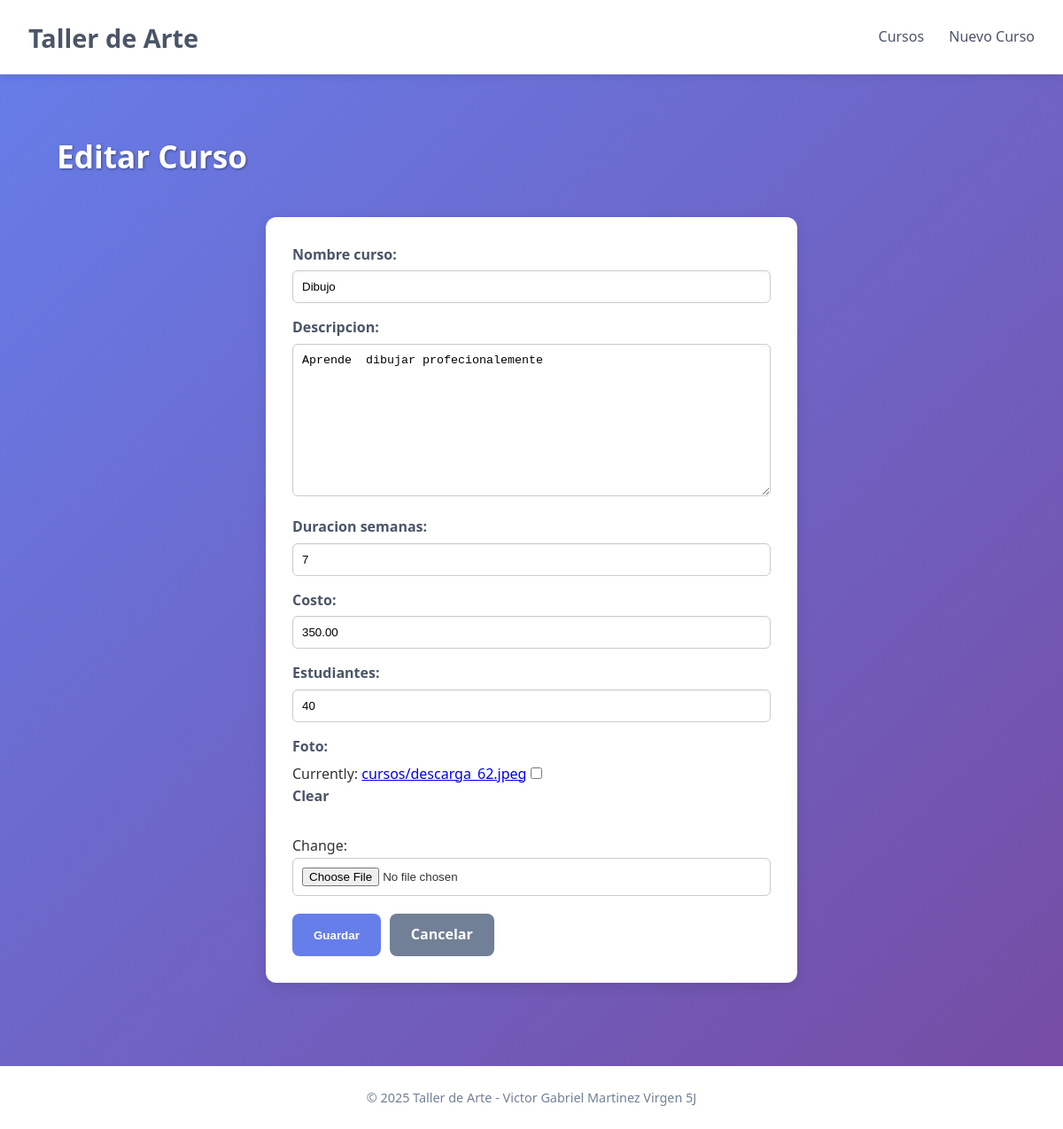
/editar/3/, run on the app's committed database.
### app_curso/models.py (models this page shows, shortened)
class Curso(models.Model):
    nombre_curso = models.CharField(max_length=150, unique=True)
    descripcion = models.TextField()
    duracion_semanas = models.IntegerField()
    costo = models.DecimalField(max_digits=8, decimal_places=2)
    estudiantes = models.IntegerField()
    foto = models.ImageField(upload_to='cursos', null=True, blank=True)
    class Meta:
        verbose_name = "Curso"
        verbose_name_plural = "Cursos"
        ordering = ['nombre_curso']

### app_curso/views.py (the view)
# urls.py: path('editar/<int:curso_id>/', views.editar_curso, name='editar_curso'),
def editar_curso(request, curso_id):
    curso = get_object_or_404(Curso, id=curso_id)
    if request.method == 'POST':
        form = CursoForm(request.POST, request.FILES, instance=curso)
        if form.is_valid():
            form.save()
            return redirect('app_curso:detalle_curso', curso_id=curso.id)
    else:
        form = CursoForm(instance=curso)
    return render(request, 'formulario_curso.html', {'form': form, 'titulo': 'Editar Curso'})

### app_curso/forms.py
class CursoForm(forms.ModelForm):
    class Meta:
        model = Curso
        fields = ['nombre_curso', 'descripcion', 'duracion_semanas', 'costo', 'estudiantes', 'foto']

### app_curso/templates/formulario_curso.html (shortened to what this page needs)
{% extends 'base.html' %}
{% block contenido %}
<div class="main-content">
    <div class="page-header" style="border: none;">
        <h2>{{ titulo }}</h2>
    </div>
    <form method="post" enctype="multipart/form-data" class="form-styled">
        {{ form.as_p }}
        <div class="actions">
            <button type="submit" class="btn btn-primary">Guardar</button>
            <a href="{% url 'app_curso:listar_cursos' %}" class="btn btn-secondary">Cancelar</a>
        </div>
    </form>
</div>
{% endblock %}

### app_curso/static/css/styles.css (style rules this page uses)
* { margin: 0; padding: 0; box-sizing: border-box; }
body { font-family: 'Segoe UI', Tahoma, Geneva, Verdana, sans-serif; background: linear-gradient(135deg, #667eea 0%, #764ba2 100%); color: #333; line-height: 1.6; }
.main-content { flex: 1; padding: 2rem; max-width: 1200px; margin: 0 auto; width: 100%; }
.page-header { display: flex; justify-content: space-between; align-items: center; margin-bottom: 25px; border-bottom: 2px solid rgba(255, 255, 255, 0.5); padding-bottom: 10px; color: white; }
.page-header h2 { font-size: 2.5rem; font-weight: 900; color: white; text-shadow: 2px 2px 4px rgba(0, 0, 0, 0.5); }
.btn { padding: 0.7rem 1.5rem; border: none; border-radius: 8px; font-weight: 600; cursor: pointer; transition: background 0.3s; text-decoration: none; display: inline-block; }
.btn-primary { background: #667eea; color: white; }
.btn-secondary { background: #718096; color: white; }
.form-styled { background: white; padding: 30px; border-radius: 12px; box-shadow: 0 4px 15px rgba(0, 0, 0, 0.1); max-width: 600px; margin: 30px auto; }
.form-styled p { margin-bottom: 15px; padding: 0; }
.form-styled label { display: block; font-weight: 600; margin-bottom: 5px; color: #4a5568; }
.form-styled input[type="text"], .form-styled input[type="number"], .form-styled textarea, .form-styled input[type="file"] { width: 100%; padding: 10px; border: 1px solid #ccc; border-radius: 6px; box-shadow: inset 0 1px 3px rgba(0, 0, 0, 0.05); transition: border-color 0.3s; }
.form-styled .actions { display: flex; gap: 10px; margin-top: 20px; justify-content: flex-start; }
.page-header h2 { font-size: 2.2rem; font-weight: 800; color: white; text-shadow: 1px 1px 3px rgba(0, 0, 0, 0.4); }

### data on the page
Curso: nombre_curso "Dibujo", descripcion "Aprende dibujar profecionalemente", duracion_semanas "7", costo "350.00", estudiantes "40"

### other printed values
{{ titulo }} "Editar Curso"
